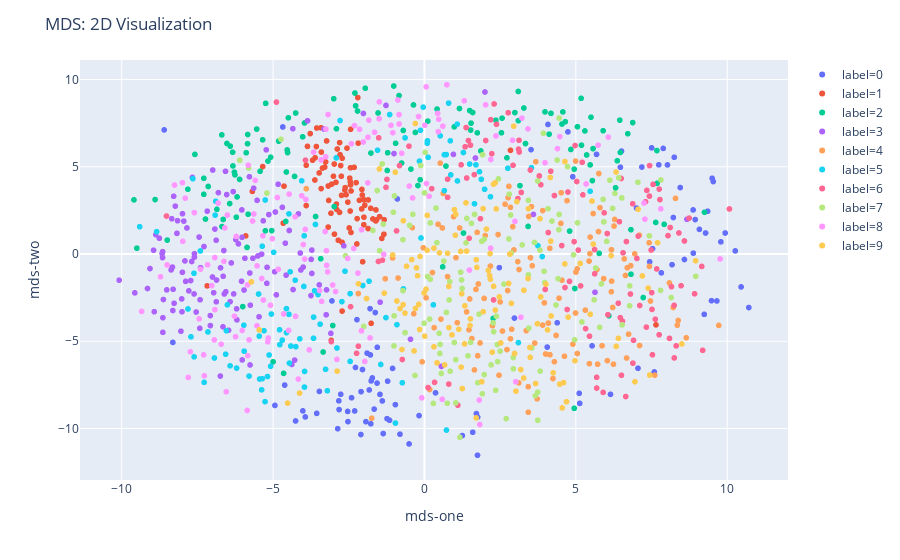

Notebook code for this chart:
### Code cell
vis_2d(anchors_df, 'mds-one', 'mds-two', 'label', 'MDS')
